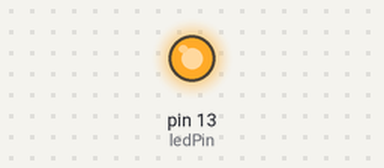
The sketch below on a simulated Arduino Uno, built with avr-gcc and run on an emulated ATmega328P. Shown: output pins drawn as LEDs (lit = HIGH).

Above: at 2.5 s.
At 41.5 s:
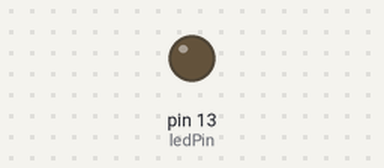
Timing chart, 0 to 44.2 s (numbered marks = the images above):
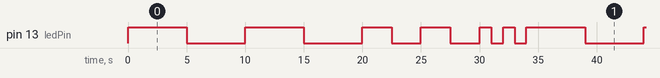

Measured:
- by itself, pin 13 (ledPin): repeats every 34.0 s: LOW 5.0 s, HIGH 5.0 s, LOW 5.0 s, 2 × (HIGH 2.5 s, LOW 2.5 s), 2 × (HIGH 1.0 s, LOW 1.0 s), HIGH 5.0 s
- by itself, everything shown: repeats every 34.0 s, in 12 steps

The sketch:

Task3_LED_Blinking.ino.ino
```cpp
// LED connected to pin 13
int ledPin = 13;

void setup()
{
    // Configure LED pin as output
    pinMode(ledPin, OUTPUT);
}

void loop()
{
    // -------- SLOW SPEED --------
    // 5 sec ON, 5 sec OFF
    // Repeat 2 times

    for(int i = 0; i < 2; i++)
    {
        digitalWrite(ledPin, HIGH);
        delay(5000);

        digitalWrite(ledPin, LOW);
        delay(5000);
    }

    // -------- MEDIUM SPEED --------
    // 2.5 sec ON, 2.5 sec OFF
    // Repeat 2 times

    for(int i = 0; i < 2; i++)
    {
        digitalWrite(ledPin, HIGH);
        delay(2500);

        digitalWrite(ledPin, LOW);
        delay(2500);
    }

    // -------- FAST SPEED --------
    // 1 sec ON, 1 sec OFF
    // Repeat 2 times

    for(int i = 0; i < 2; i++)
    {
        digitalWrite(ledPin, HIGH);
        delay(1000);

        digitalWrite(ledPin, LOW);
        delay(1000);
    }
}
```
